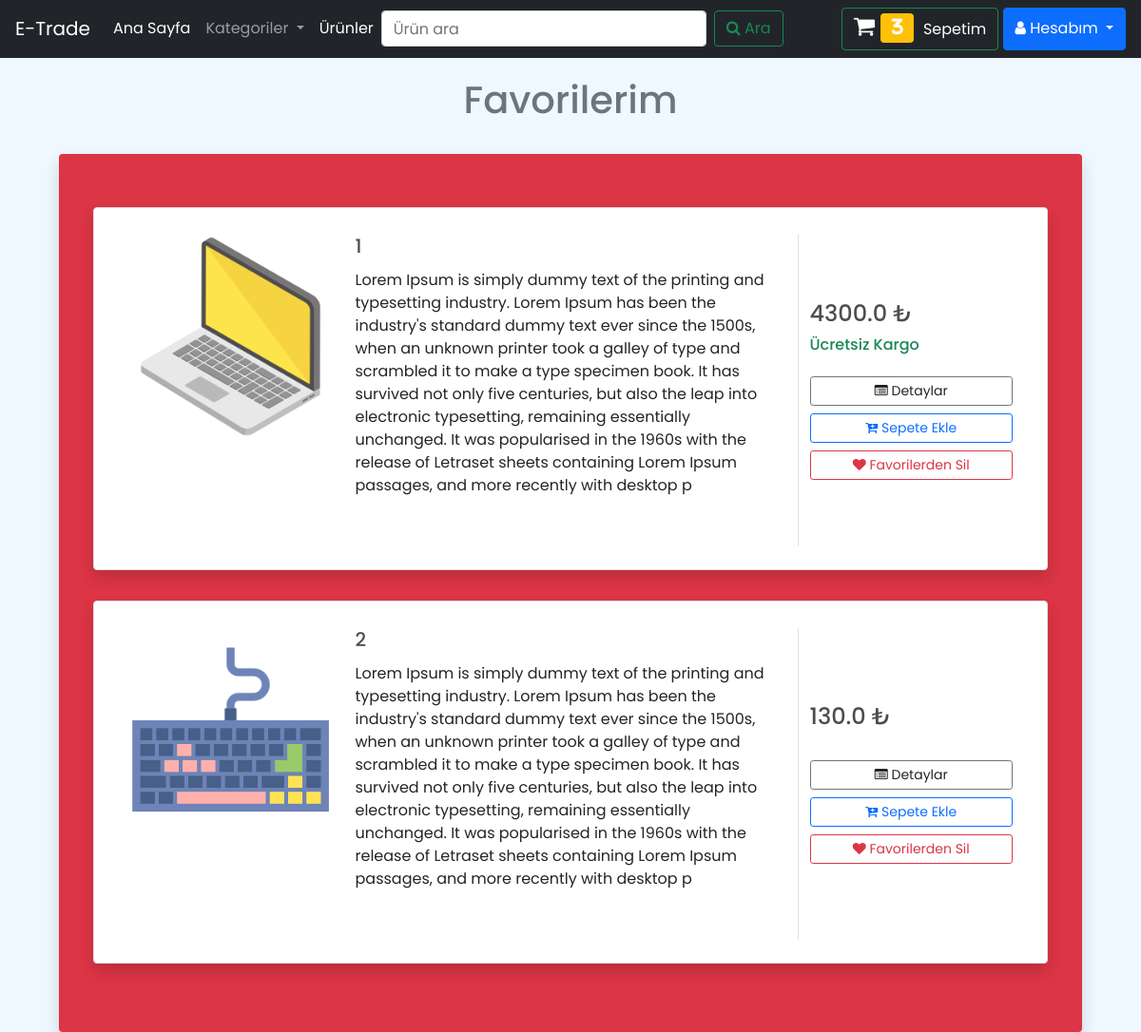
Screenshot of /user/favorilerim/ (signed in) with the database file from the repository.
### USERAPP/models.py (models this page shows, shortened)
class CustomUserModel(AbstractUser):
    avatar = models.ImageField(upload_to="users/", blank=True, null=True, verbose_name="Fotoğraf")
    phoneNumber = models.CharField(verbose_name="Telefon Numarası", max_length=10, blank=True, null=True)
    class Meta:
        db_table = "auth_user"
        verbose_name_plural="Kullanıcılar"
    def __str__(self):
        return self.username

class FavoriteModel(models.Model):
    customer = models.ForeignKey(CustomUserModel, on_delete=models.CASCADE, verbose_name="Müşteri")
    product = models.ForeignKey(ProductModel, on_delete=models.CASCADE, verbose_name="Ürün")
    class Meta:
        db_table = 'Favorites'
        verbose_name_plural="Favoriler"

### PRODUCTS/models.py (models this page shows, shortened)
class ProductModel(models.Model):
    class Meta:
        db_table = 'Products'
        verbose_name_plural = "Ürünler"
    productTitle = models.CharField(max_length=50, verbose_name="Ürün İsmi")
    productPrice = models.FloatField(verbose_name="Ürün Fiyatı")
    productDescription = models.TextField(max_length=500, verbose_name="Ürün Açıklaması")
    productImage = models.ImageField(verbose_name="Ürün Görseli", upload_to="products/",blank=True,null=True)
    productShipping = models.BooleanField(default=False,verbose_name="Ücretsiz Kargo Mu",blank=False,null=False)
    productCategorie = models.ManyToManyField(ProductCategorieModel,verbose_name="Kategori")
    newSlug      = AutoSlugField(populate_from="productTitle",unique=True,blank=True,default="",editable=True)

### USERAPP/views.py (the view)
# urls.py: path("favorilerim/",views.v_favorites,name="favorites"),
def v_favorites(request):
    favorites = FavoriteModel.objects.filter(customer=request.user)
    return render(request, "favorites.html", {"favorites": favorites})

### PRODUCTS/templatetags/extras.py (called while the page is built)
@register.simple_tag
def f_cat_list():
    categories=ProductCategorieModel.objects.all()
    return categories

@register.simple_tag
def f_countOfBasket(request):
    total=CartModel.objects.filter(customer_id=request.user.id).count()
    return total

### templates/favorites.html (shortened to what this page needs)
{% extends 'includes/base.html' %}
{% load static %}
{% block CSS %}
        <link rel="stylesheet" href="https://stackpath.bootstrapcdn.com/bootstrap/4.1.1/css/bootstrap.min.css">
        <link rel="stylesheet" href="https://cdnjs.cloudflare.com/ajax/libs/font-awesome/6.0.0-beta2/css/all.min.css">
        <link rel="stylesheet" href="https://maxcdn.bootstrapcdn.com/bootstrap/4.0.0/css/bootstrap.min.css">
        <link rel="stylesheet" href="https://cdnjs.cloudflare.com/ajax/libs/font-awesome/4.7.0/css/font-awesome.css">
        <link href="https://cdn.jsdelivr.net/npm/bootstrap@5.0.2/dist/css/bootstrap.min.css" rel="stylesheet">
        <link rel="stylesheet" href="{% static 'css/productsCSS.css' %}">
{% endblock %}
{% block BODY %}
    {% include 'includes/navbar.html' %}
    <div class="container"><h1 class="text-secondary text-center" style="padding-top: 20px">Favorilerim</h1></div>
    <div class="container" style="padding-top: 5px">
    <div class="bg bg-danger shadow p-5 mb-0 rounded" style="margin:20px;border-radius: 15px;">
        {% if favorites %}
        {% for favorite in favorites %}
            <div class="row p-2 bg-white border rounded mt-2 shadow p-4 mb-0 rounded" id="product-id-{{ favorite.product.id }}">
                <div class="col-md-3 mt-1 ">
                    <img class="img-fluid img-responsive rounded product-image" src="{{ favorite.product.productImage.url }}"></div>
                <div class="col-md-6 mt-1 ">
                    <h5>{{ favorite.product.productTitle }}</h5>
                    <div class="mt-1 mb-1 spec-1"><span>{{ favorite.product.productDescription }}</span><span><br></span></div>
                    <p class="text-justify text-truncate para mb-0"><br><br></p>
                </div>
                <div class="align-items-center align-content-center col-md-3 border-left mt-1">
                    <div class="d-flex flex-row align-items-center">
                        <h4 class="mr-1">{{ favorite.product.productPrice }} ₺</h4>
                    </div>
                    {% if favorite.product.productShipping == 0 %}
                    {% else %}
                        <h6 class="text-success">Ücretsiz Kargo</h6>
                    {% endif %}
                    <div class="d-flex flex-column mt-4">
                                <div class="d-flex flex-column">
                            <a class="btn btn-outline-secondary btn-sm" type="button"><i class="fa fa-list-alt"></i> Detaylar</a>
                                    </div>
                                <div class="d-flex flex-column">
                            <button class="btn btn-outline-primary btn-sm mt-2 update-cart" data-product="{{ favorite.product.id }}" data-action="add" type="submit"><i class="fa fa-cart-plus"></i> Sepete Ekle</button>
                                </div>
                                <div class="d-flex flex-column">
                            <button class="btn btn-outline-danger btn-sm mt-2 update-favorite" data-product="{{ favorite.product.id }}" data-action="remove" type="submit"><i class="fa fa-heart"></i> Favorilerden Sil</button>
                                </div>
                    </div>
                </div>
            </div>
            <br>
        {% endfor %}
            {% else %}
            <h3 class="text-center"> Hiç Favori Ürününüz Bulunmuyor</h3>
            <div class="text-center"><br>
            <button class="btn btn-primary"><a href="{% url 'products' %}" style="text-decoration: none;color: white">Alışverişe Devam Et</a></button>
            </div>
        {% endif %}
            </div>
</div>
{% endblock BODY %}

### templates/includes/navbar.html (shortened to what this page needs)
{% load extras %}
<nav class="navbar navbar-expand-lg navbar-dark bg-dark">
   <a class="navbar-brand" href="{% url 'homePage' %}">E-Trade</a>
   <div class="collapse navbar-collapse" id="navbarSupportedContent">
      <ul class="navbar-nav mr-auto">
         <li class="nav-item active">
            <a class="nav-link" href="{% url 'homePage' %}">Ana Sayfa </a>
         </li>
         <li class="nav-item dropdown">
            <a class="nav-link dropdown-toggle" href="#" id="navbarDropdown" role="button" data-toggle="dropdown"
               aria-haspopup="true" aria-expanded="false">
            Kategoriler
            </a>
         </li>
         <li class="nav-item active">
            <a class="nav-link" href="{% url 'products' %}">Ürünler </a>
         </li>
         <form class="form-inline my-2 my-lg-0" method="get">
            <input class="form-control mr-sm-2" type="search" name="keyword" placeholder="Ürün ara" aria-label="Search">
            <button class="btn btn-outline-success my-2 my-sm-0" type="submit"><i class="fa fa-search"
               aria-hidden="true"></i> Ara
            </button>
         </form>
      </ul>
   </div>
   {% if user.is_authenticated %}
       <ul class="navbar-nav mr-auto">
          <button class="btn btn-outline-success"><a href="{% url 'cart' %}"
             style="text-decoration: none;color: white"><i class="fa"
             style="font-size:24px">&#xf07a;
<span class='badge badge-warning' id='lblCartCount'> {% f_countOfBasket request %} </span>&nbsp;</i>
          </span> Sepetim</a></button>&nbsp;
          <div class="btn-group">
             <button type="button" class="btn btn-primary dropdown-toggle" data-toggle="dropdown"
                aria-haspopup="true" aria-expanded="false">
             <i class="fa fa-user" aria-hidden="true"></i> Hesabım
             </button>
          </div>
       </ul>
   {% endif %}
</nav>

### static/css/productsCSS.css (style rules this page uses)
* { margin: 0; padding: 0; box-sizing: border-box; }
body { font-family: 'Poppins', sans-serif; background-color: aliceblue }
h1,h2,h3,h4,h5,h6 { color:hsl(0, 0%, 30%); }

### rows the page displays
FavoriteModel: product.productImage (picture), product.productTitle "1", product.productDescription "Lorem Ipsum is simply dummy text of the printing and typesetting industry. Lorem Ipsum has been the industry's standard dummy text ever since the 1500s, when an unknown printer took a galley of type and scrambled it to make a type specimen book. It has survived not only five centuries, but also the leap into electronic typesetting, remaining essentially unchanged. It was popularised in the 1960s with the release of Letraset sheets containing Lorem Ipsum passages, and more recently with desktop p", product.productPrice "4300.0", shows "Ücretsiz Kargo"
FavoriteModel: product.productImage (picture), product.productTitle "2", product.productDescription "Lorem Ipsum is simply dummy text of the printing and typesetting industry. Lorem Ipsum has been the industry's standard dummy text ever since the 1500s, when an unknown printer took a galley of type and scrambled it to make a type specimen book. It has survived not only five centuries, but also the leap into electronic typesetting, remaining essentially unchanged. It was popularised in the 1960s with the release of Letraset sheets containing Lorem Ipsum passages, and more recently with desktop p", product.productPrice "130.0"
